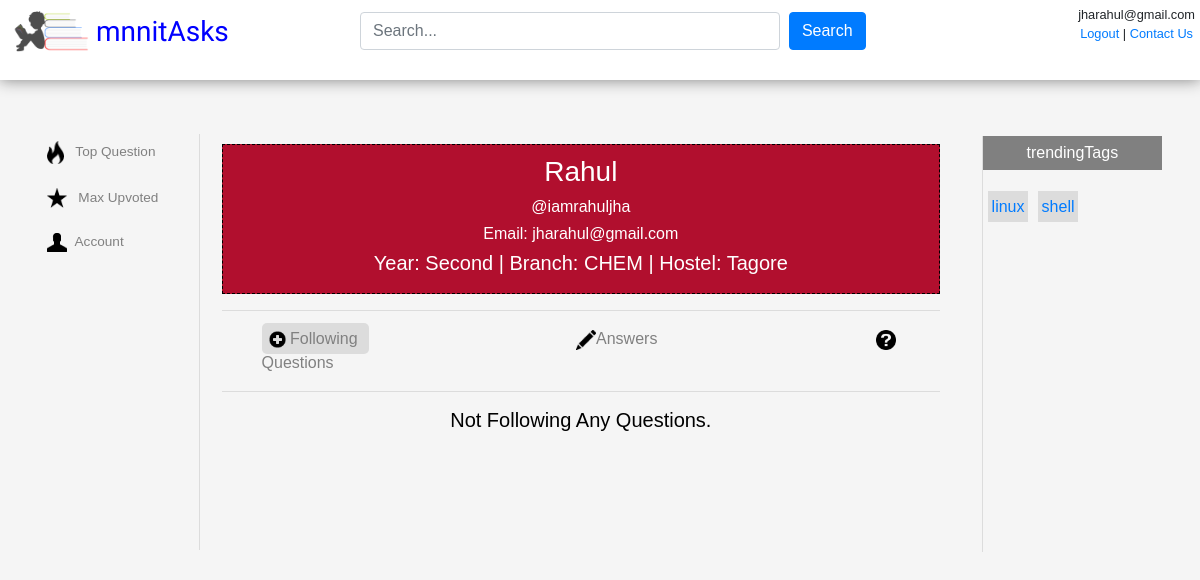
Screenshot of /account.php?username=iamrahuljha (signed in) with the database file from the repository.
### tables this page shows
CREATE TABLE IF NOT EXISTS `users` (
  `uid` int(11) NOT NULL,
  `name` varchar(255) NOT NULL,
  `username` varchar(255) NOT NULL,
  `email` varchar(255) NOT NULL,
  `password` text NOT NULL,
  `year` int(11) NOT NULL,
  `branch` varchar(255) NOT NULL,
  `contact` int(11) NOT NULL,
  `hostel` varchar(255) NOT NULL,
  `last_ipaddress` varchar(13) NOT NULL,
  `last_login` text NOT NULL,
  `date_of_creation` date NOT NULL
);

CREATE TABLE IF NOT EXISTS `tags` (
  `tagid` bigint(20) NOT NULL,
  `tag` text NOT NULL
);

### account.php (the view, shortened to what this page needs)
<?php
require_once('conn.php');
if(isset($_SESSION['email']))
{
    if($_GET['username'])
    {
        $username = $_GET['username'];
    }
    else
    {
        header('Location:index.php');
    }
}
else
{
    header('Location:index.php');
}
?>
<!Doctype HTML>
<html>
<head>
<link rel="stylesheet" href="https://maxcdn.bootstrapcdn.com/bootstrap/4.0.0/css/bootstrap.min.css">
<link rel="stylesheet" href="index.css" />
</head>
<body>
<div id="container">
<div id="header">
<div class="form-group" id="searchBox" style="position: absolute;width: 50%;left: 30%;top: 15%;">
    <input type="text" class="form-control" id="searchField"  placeholder="Search..." name="searchField" style="width: 70%;float: left;" />&nbsp;
    <button class="btn btn-primary" id="search">Search</button>
</div>
<img src="title.png" width="100" id="titleImage"/> <h3 id="title">mnnitAsks</h3>
<div id="logout">
<?php
if(isset($_SESSION['email']))
{
    echo $_SESSION['email'].'<br><a href="logout.php">Logout</a> | <a href="#">Contact Us</a>';
}
else
{
    echo '<a href="#" id="loginClick" style="margin-right: 10px;margin-top: 10px;">Login/Signup</a>';
}
?>
</div>
<div id="midBody">
<div id="menuHolder" style="top:118px;">
<ul>
<li id="top"><img src="top.png" alt="Top" width="17" /> &nbsp;&nbsp;Top Question
<li id="maxup"><img src="feature.png" alt="Featured" width="20" /> &nbsp;&nbsp;Max Upvoted
<?php
if(isset($_SESSION['email']))
{
    echo '<li id="following"><img src="user.png" alt="Top" width="20" /><a href="account.php?username='.$_SESSION['username'].'" style="color: grey;" class="none"> &nbsp;Account</a>';
}
?>
</div>
<div id="questionContainer">
<?php
$questionq = "SELECT * FROM users WHERE username='$username'";
$questionq2 = mysqli_query($con,$questionq) or die(mysqli_error($con));
$questionq4 = mysqli_fetch_assoc($questionq2) or die(msyqli_error($con));
$accountuid = $questionq4['uid'];
$accountname = $questionq4['name'];
$accountemail = $questionq4['email'];
$year = $questionq4['year'];
$branch = $questionq4['branch'];
$hostel = $questionq4['hostel'];
switch($year)
{
    case 2: $y = "Second";
    break;
}
echo '<br><br><br><br>';
echo '<div style="border:1px dashed #000000;text-align: center;padding: 10px;background: #b10f2e;color: white;">
        <h3>'.$accountname.'</h3>
        <h6 style="color:white;">@'.$username.'</h6>
        <h6><span style="color: white;">Email:</span><span> '.$accountemail.'</span></h6>
        <h5>
            <span style="color: white;">Year: </span><span> '.$y.' | </span>
            <span style="color: white;">Branch: </span><span> '.$branch.' | </span>
            <span style="color: white;">Hostel: </span><span> '.$hostel.'</span>
        </h5>
     </div>';
     echo '<hr>
     <div id="f">
         <ul style="list-style: none;">
         <li id="following" class="selectedMenu"><img src="follow.png" alt="Top" width="17" /><a href="account.php?username='.$username.'" style="color: grey;" class="none"> Following</a>
         <li id="answers"><img src="answer.png" alt="Featured" width="20" /><a href="account_answers.php?username='.$username.'" style="color: grey;" class="none">Answers</a>
         <li id="questions"><img src="question.png" alt="Featured" width="20" /><a href="account_questions.php?username='.$username.'" style="color: grey;" class="none">Questions</a>
          </ul>
     </div>
 <hr>';
$questionq = "SELECT count(*) FROM questions_followers WHERE uid='$accountuid'";
$questionq2 = mysqli_query($con,$questionq) or die(mysqli_error($con));
$questionq3 = mysqli_fetch_row($questionq2) or die(msyqli_error($con));
if($questionq3[0] == 0)
{
    echo '<center><h5>Not Following Any Questions.</h5></center>';
}
?>
</div>
<div id="tagsContainer" style="top:120px;">
<p style="position: relative;padding: 5px;background: grey;width: 100%;color: white;text-align: center;">trendingTags</p>
<?php
$trendingtag = "SELECT * FROM tags";
$trendingtag2 = mysqli_query($con,$trendingtag) or die(mysqli_error($con));
$n = mysqli_num_rows($trendingtag2) or die(mysqli_error($con));
for($k=0;$k<$n;$k++)
{
    $trendingtag3 = mysqli_fetch_assoc($trendingtag2) or die(mysqli_error($con));
    $ttag = $trendingtag3['tag'];
    $tid = $trendingtag3['tagid'];
    $trendingtag4 = "SELECT count(*) FROM question_tags WHERE tagid='$tid'";
    $trendingtag5 = mysqli_query($con,$trendingtag4) or die(mysqli_error($con));
    $trendingtag6 = mysqli_fetch_row($trendingtag5) or die(mysqli_error($con));
    if($trendingtag6[0] > 0)
        echo '<span class="tag"><a href="tag.php?tagid='.$tid.'">'.$ttag.'</a></span>';
}
?>
</div>
</div>
</div>
</body>
</html>

### index.css (style rules this page uses)
* { font-family: sans-serif,arial; }
body { background: #FFFFFF; }
#logout { float: right; font-size: 80%; text-align: center; margin-top: 5px; margin-right: 5px; }
#header { position: fixed; top: 0; left: 0; width: 100%; height: 10vh; background: white; z-index: 15000; font-size: 100%; box-shadow: 0px 0px 15px 0px grey; }
#titleImage { position: absolute; top: -20px; left: 1px; }
#title { position: absolute; top: 15px; left: 8%; font-family: 'Gloria Hallelujah', Times, serif; color: blue; }
#midBody { position: absolute; top: 20%; left: 0; width: 99.8%; height: 80vh; color: #000000; z-index: 10000; }
#menuHolder { position: absolute; top: 5%; left: 0; width: 200px; height: 65%; text-align: center; border-right: 1px solid #DCDCDC; color: grey; text-align: left; font-size: 85%; }
#menuHolder>ul { list-style: none; }
#menuHolder>ul>li { cursor: pointer; margin-bottom: 10px; margin-right: 10px; padding: 7px; border-radius: 5px; }
#f>ul { list-style: none; }
#f>ul>li { cursor: pointer; margin-right: 200px; padding: 7px; display: inline; border-radius: 5px; }
.selectedMenu { background: #DCDCDC; }
#questionContainer { position: absolute; top: 5%; left: 18.5%; width:60%; min-height: 400px; height: auto; }
.tag { float: left; background: #DCDCDC; padding: 2%; margin: 5px; color: grey; }
#tagsContainer { position: absolute; top: 5%; left: 82%; width: 15%; min-height: 65%; border-left: 1px solid #DCDCDC; text-align: center; }

### account.php (style rules this page uses)
body { background: whitesmoke; }

### rows the page displays
users: name "Rahul", email "jharahul@gmail.com", year "Second", branch "CHEM", hostel "Tagore"
tags: tag "linux"
tags: tag "shell"

### other values shown
$_SESSION['email'] "jharahul@gmail.com"
$username "iamrahuljha"
